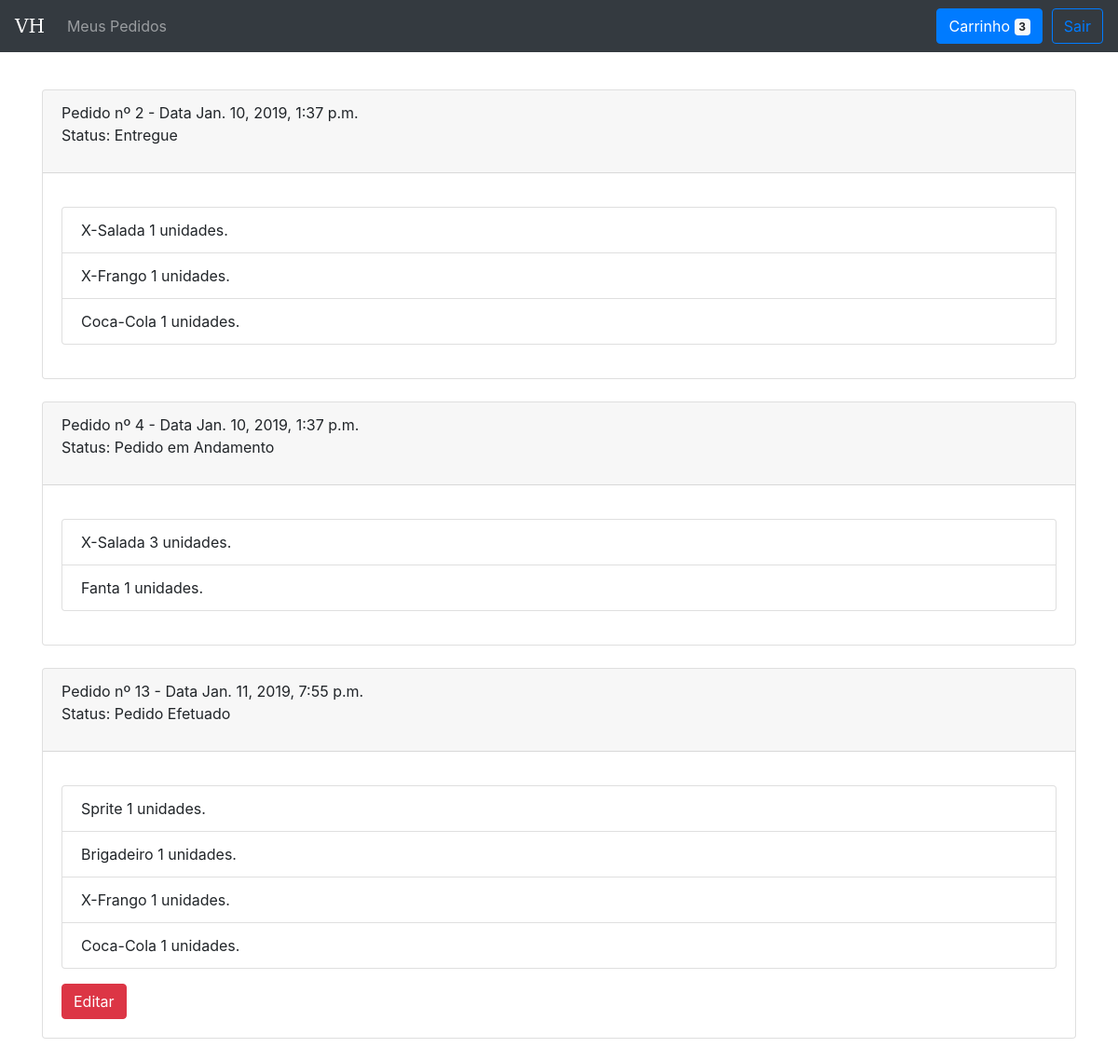
Screenshot of /pedidos/ (signed in) with the database file from the repository.
### Hamburgueria/models.py (models this page shows, shortened)
class Pedido(models.Model):
    STATUSES = (
        ('P', 'Pedido Efetuado'),
        ('A', 'Em Andamento'),
        ('E', 'Entregando'),
        ('X', 'Entregue'),
        ('C', 'Carrinho'),
    )
    status_pedido = models.CharField(max_length=1, choices=STATUSES, default='P')
    owner = models.ForeignKey('auth.User', related_name='pedidos', on_delete=models.CASCADE)
    data = models.DateTimeField(auto_now_add=True)
    class Meta:
        verbose_name = ("Pedido")
        verbose_name_plural = ("Pedidos")

class ProdutoPedido(models.Model):
    pedido = models.ForeignKey(Pedido, related_name='Pedido', on_delete=models.CASCADE)
    produto = models.ForeignKey(Produto, related_name='Produto', on_delete=models.CASCADE)
    qtd = models.PositiveIntegerField(validators=[MinValueValidator(1)], default=1)
    class Meta:
        verbose_name = ("ProdutoPedidos")
        verbose_name_plural = ("ProdutosPedido")

class Produto(models.Model):
    FOOD_CATEGORY = (
        ('L', 'Lanches'),
        ('B', 'Bebidas'),
        ('S', 'Sobremesas'),
    )
    categoria = models.CharField(max_length=1, choices=FOOD_CATEGORY)
    nome = models.CharField(max_length=200)
    preco = models.DecimalField(max_digits=6, decimal_places=2)
    image = models.CharField(max_length=800, default='')
    def __str__(self):
        return self.nome
    class Meta:
        verbose_name = ("Produto")
        verbose_name_plural = ("Produtos")

### Hamburgueria/views.py (the view)
# urls.py: url(r'^pedidos/', views.pedidos, name='pedidos'),
def pedidos(request):
    context = {}
    context['carrinho'] = Carrinho.objects.filter(owner=request.user).aggregate(Sum('qtd'))['qtd__sum']
    context['listaCarrinho'] = Carrinho.objects.filter(owner=request.user)
    context['usr'] = request.user.is_authenticated
    context['staff'] = request.user.is_staff
    if request.user.is_authenticated:
        historico = Pedido.objects.filter(owner_id=request.user.id)
        produtos = ProdutoPedido.objects.filter(pedido__owner_id=request.user.id)
        context['historico'] = historico
        context['produtos'] = produtos
    return render(request, 'Hamburgueria/pedidos.html', context)

### Hamburgueria/templates/Hamburgueria/pedidos.html (shortened to what this page needs)
{% extends 'base/base.html' %}
{% load staticfiles%}
{% load static %}
{% block body %}
    {%  include 'base/_navbar.html' %}
    <br><br><br><br>
    <div class="container text-left " >
    {% for pedido in historico %}
        <div class="card">
          <div class="card-header">
              Pedido nº {{ pedido.id }} - Data {{ pedido.data  }}
              <p> Status:     {% if pedido.status_pedido == 'P'%}
                        Pedido Efetuado
                    {% elif pedido.status_pedido == 'A'%}
                        Pedido em Andamento
                    {% elif pedido.status_pedido == 'E'%}
                        Pedido em Entrega
                    {% else %}
                        Entregue
                    {% endif %}</p>
          </div>
          <div class="card-body">
                <p class="card-text">
                    <ul class="list-group">
                        {% for item in produtos %}
                            {% if item.pedido.id == pedido.id %}
                            <li class="list-group-item">
                                 {{ item.produto }}  {{ item.qtd }} unidades.
                            </li>
                            {% endif %}
                        {% endfor %}
                    </ul>
                </p>
          {% if pedido.status_pedido == 'P' %}
                <a href="{% url 'ham:cancela' pk=pedido.id %}" class="text-right btn btn-danger  ">Editar</a>
          {% endif %}
          </div>
        </div>
    <br>
    {% empty %}
        Sorry, no athletes in this list.
    {% endfor %}
    </div>
{%  endblock %}

### templates/base/base.html (shortened to what this page needs)
<!doctype html>
<html lang="en">
  <head>
    <link rel="stylesheet" href="https://maxcdn.bootstrapcdn.com/bootstrap/4.0.0/css/bootstrap.min.css">
  </head>
  <body class="text-center">
    {% block body %}{% endblock %}
  </body>
</html>

### templates/base/_navbar.html (shortened to what this page needs)
 <header>
      <nav class="navbar navbar-expand-md navbar-dark fixed-top bg-dark">
        <a class="navbar-brand" href="{% url 'ham:home' %}" style='font-family: "Droid Serif", "DejaVu Serif", "STIX", serif;'>VH</a>
        <div class="collapse navbar-collapse" id="navbarCollapse">
          <ul class="navbar-nav mr-auto">
            {% if usr and not staff %}
              <a class="nav-link" href="{% url 'ham:pedidos' %}">Meus Pedidos </a>
            {% endif %}
          </ul>
        <button type="button" class="btn btn-primary" data-toggle="modal" data-target="#exampleModal" style="margin-right: 10px">
            Carrinho <span class="badge badge-light">{{ carrinho | default_if_none:"0"}}</span>
        </button>
            {% if usr %}
                <a class="btn btn-outline-primary" href="{% url 'logout' %}">Sair</a>
            {% else %}
                <a class="btn btn-outline-primary" href="{% url 'login' %}">Entrar</a>
            {% endif %}
        </div>
      </nav>
    </header>

### rows the page displays
Pedido: id "2", data "Jan. 10, 2019, 1:37 p.m.", status_pedido "Entregue"
ProdutoPedido: produto "X-Salada", qtd "1"
ProdutoPedido: produto "X-Frango", qtd "1"
ProdutoPedido: produto "Coca-Cola", qtd "1"
Pedido: id "4", data "Jan. 10, 2019, 1:37 p.m.", status_pedido "Pedido em Andamento"
ProdutoPedido: produto "X-Salada", qtd "3"
ProdutoPedido: produto "Fanta", qtd "1"
Pedido: id "13", data "Jan. 11, 2019, 7:55 p.m.", status_pedido "Pedido Efetuado"
ProdutoPedido: produto "Sprite", qtd "1"
ProdutoPedido: produto "Brigadeiro", qtd "1"
ProdutoPedido: produto "X-Frango", qtd "1"
ProdutoPedido: produto "Coca-Cola", qtd "1"

### other values shown
{{ carrinho | default_if_none:"0" }} "3"
